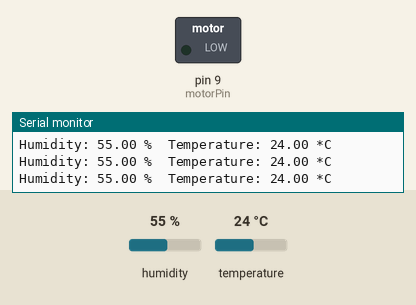
A sketch run on a simulated Arduino Uno, built with avr-gcc and run on an emulated ATmega328P. On the bench: switched loads named in the sketch (green lamp = pin HIGH), the last lines printed to the serial monitor. The test bench sets the inputs (shaded band); at power-on: temperature 24 °C, humidity 55 %. Pins used as bus, display or sensor lines are not drawn.

Above: at 2.8 s.
2.9 s: temperature set to 27 °C
At 5.2 s:
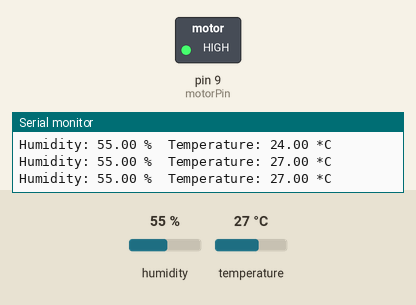
5.6 s: temperature set to 12 °C
At 6.6 s:
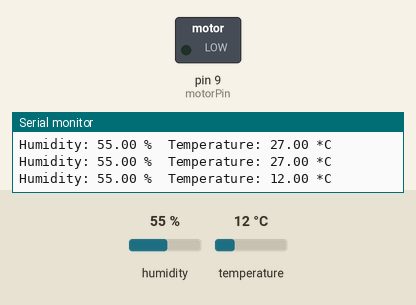
8.3 s: temperature set to 28 °C
At 11.5 s:
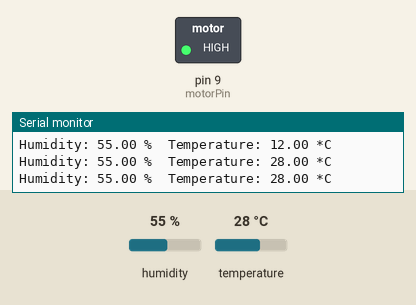
Timing chart, 0 to 13.0 s (numbered marks = the images above; inputs shaded):
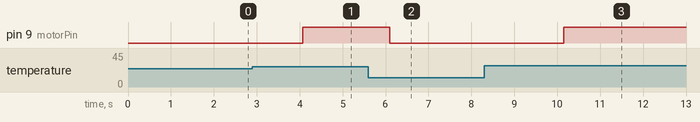

The sketch:

TemperatureHumidityDCM.ino
```cpp
#include "DHT.h"

#define DHTPIN 2     // DHT11 connected to digital pin 2
#define DHTTYPE DHT11

DHT dht(DHTPIN, DHTTYPE);

int motorPin = 9;    // Motor control pin via transistor
int COLD = 5;        // Another output pin if you want (example: for LED)

void setup() {
  dht.begin();
  Serial.begin(9600);
  pinMode(motorPin, OUTPUT);
  pinMode(COLD, OUTPUT);
}

void loop() {
  float h = dht.readHumidity();
  float t = dht.readTemperature();

  Serial.print("Humidity: ");
  Serial.print(h);
  Serial.print(" %\t");
  Serial.print("Temperature: ");
  Serial.print(t);
  Serial.println(" *C");

  // Control Motor based on temperature
  if (t > 25) {
    digitalWrite(motorPin, HIGH); // Fan ON
  } else {
    digitalWrite(motorPin, LOW);  // Fan OFF
  }

  // Control another device if needed
  if (t < 20) {
    digitalWrite(COLD, HIGH); // Turn on something if very cold
  } else {
    digitalWrite(COLD, LOW);
  }

  delay(1000); // Read every 1 second
}
```

Measured:
- the behaviour switches between 25 and 26 °C on temperature (found by bisection; images 0 and 1)
- after the input at 2.9 s, pin 9 (motorPin): LOW → HIGH after 1.2 s
- after the input at 5.6 s, pin 9 (motorPin): HIGH → LOW after 0.50 s
- after the input at 8.3 s, pin 9 (motorPin): LOW → HIGH after 1.9 s
